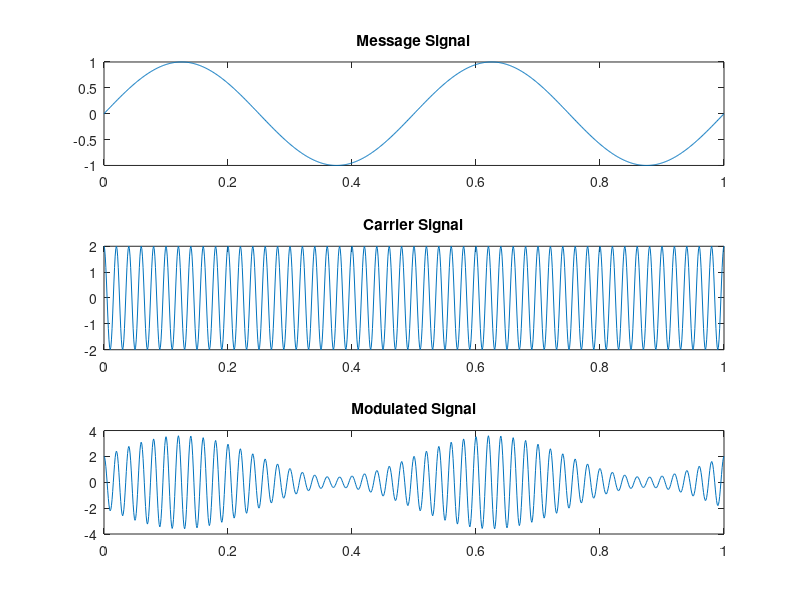

Recreate this plot in MATLAB.


clc;
clear all;
close all;
Am =1;
Ac=2;
fm=2;
fc=50;
t= 0:0.001:1;
k=0.8;
m= Am*sin(2*pi*fm*t);
c= Ac*cos(2*pi*fc*t);
y=(1+k*m).*c;

subplot(3,1,1);
plot(t,m);
title('Message Signal');

subplot(3,1,2);
plot(t,c);
title('Carrier Signal');

subplot(3,1,3);
plot(t,y);
title('Modulated Signal');
